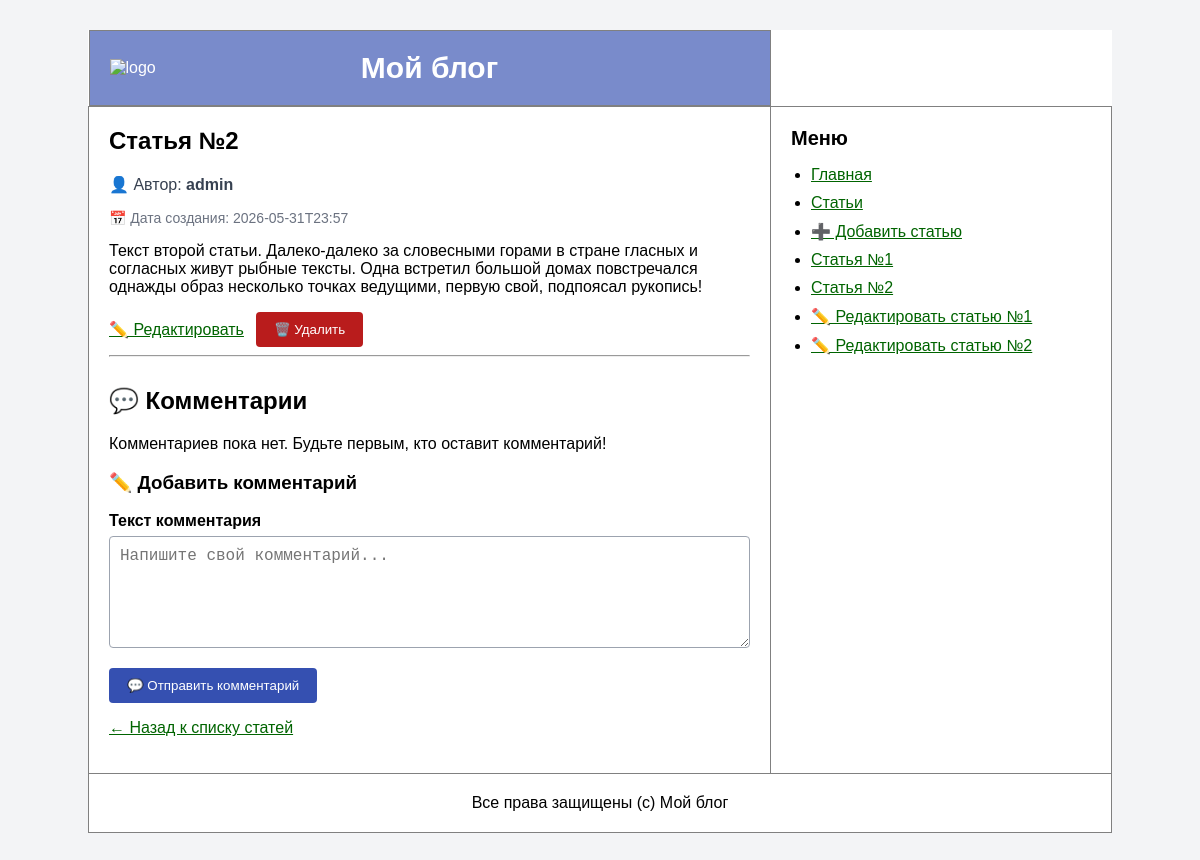
The page /drainglistpiha/kursach/articles/2 on the database its author committed.
### tables this page shows
CREATE TABLE articles (
                id INTEGER PRIMARY KEY AUTOINCREMENT,
                author_id INTEGER NOT NULL,
                name VARCHAR(255) NOT NULL,
                text TEXT NOT NULL,
                created_at DATETIME NOT NULL DEFAULT CURRENT_TIMESTAMP
            );

CREATE TABLE users (
                id INTEGER PRIMARY KEY AUTOINCREMENT,
                nickname VARCHAR(128) NOT NULL UNIQUE,
                email VARCHAR(255) NOT NULL UNIQUE,
                is_confirmed INTEGER NOT NULL DEFAULT 0,
                role VARCHAR(20) NOT NULL,
                password_hash VARCHAR(255) NOT NULL,
                auth_token VARCHAR(255) NOT NULL,
                created_at DATETIME NOT NULL DEFAULT CURRENT_TIMESTAMP
            );

### src/Models/Article.php (called while the page is built, shortened)
<?php
class Article
{
    public function __construct(array $row)
    {
        $this->id = (int) $row['id'];
        $this->name = $row['name'];
        $this->text = $row['text'];
        $this->createdAt = $row['created_at'];
    }
    public static function findById(int $id): ?self
    {
        $db = Database::getConnection();
        $statement = $db->prepare('SELECT * FROM articles WHERE id = :id');
        $statement->execute(['id' => $id]);
        $row = $statement->fetch(PDO::FETCH_ASSOC);
        return new self($row);
    }
}

### src/Controllers/ArticlesController.php (called while the page is built, shortened)
<?php
class ArticlesController
{
    public function show(int $id): void
    {
        $article = Article::findById($id);
        $author = User::findById($article->authorId);
        $comments = Comment::findByArticleId($article->id);
        $this->render('articles/show.php', [
            'article' => $article,
            'author' => $author,
            'comments' => $comments,
        ], $article->name);
    }
    private function render(string $view, array $params = [], ?string $title = null): void
    {
        extract($params);
        require __DIR__ . '/../../views/' . $view;
        require __DIR__ . '/../../main.php';
    }
}

### router.php (called while the page is built, shortened)
<?php
require __DIR__ . '/index.php';

### src/Models/User.php (called while the page is built, shortened)
<?php
class User
{
    public function __construct(array $row)
    {
        $this->nickname = $row['nickname'];
    }
    public static function findById(int $id): ?self
    {
        $db = Database::getConnection();
        $statement = $db->prepare('SELECT * FROM users WHERE id = :id');
        $statement->execute([
            'id' => $id,
        ]);
        $row = $statement->fetch(PDO::FETCH_ASSOC);
        return new self($row);
    }
}

### views/articles/show.php (the view, shortened to what this page needs)
<?php if ($article === null): ?>
    <h2>404</h2>
    <p>Статья не найдена.</p>
<?php else: ?>
    <article class="article-page">
        <h2><?= htmlspecialchars($article->name, ENT_QUOTES, 'UTF-8') ?></h2>
        <p class="author">
            👤 Автор:
            <?php if ($author !== null): ?>
                <strong><?= htmlspecialchars($author->nickname, ENT_QUOTES, 'UTF-8') ?></strong>
            <?php else: ?>
                <strong>не найден</strong>
            <?php endif; ?>
        </p>
        <p class="date">
            📅 Дата создания: <?= htmlspecialchars($article->createdAt, ENT_QUOTES, 'UTF-8') ?>
        </p>
        <p>
            <?= nl2br(htmlspecialchars($article->text, ENT_QUOTES, 'UTF-8')) ?>
        </p>
        <div class="actions">
            <a href="/drainglistpiha/kursach/article/<?= $article->id ?>/edit">✏️ Редактировать</a>
            <form
                method="post"
                action="/drainglistpiha/kursach/articles/<?= $article->id ?>/delete"
                class="inline-form"
                onsubmit="return confirm('Удалить статью? Вместе со статьёй удалятся все её комментарии.');"
            >
                <button type="submit" class="danger-button">🗑️ Удалить</button>
            </form>
        </div>
    </article>
    <hr>
    <section class="comments">
        <h2>💬 Комментарии</h2>
        <?php if (empty($comments)): ?>
            <p>Комментариев пока нет. Будьте первым, кто оставит комментарий!</p>
        <?php endif; ?>
        <h3>✏️ Добавить комментарий</h3>
        <form method="post" action="/drainglistpiha/kursach/articles/<?= $article->id ?>/comments" class="comment-form">
            <div class="form-group">
                <label for="text">Текст комментария</label>
                <textarea id="text" name="text" rows="5" placeholder="Напишите свой комментарий..." required></textarea>
            </div>
            <button type="submit">💬 Отправить комментарий</button>
        </form>
    </section>
    <p>
        <a href="/drainglistpiha/kursach/">← Назад к списку статей</a>
    </p>
<?php endif; ?>

### styles/styles.css (style rules this page uses)
body { margin: 0; font-family: Arial, sans-serif; background-color: #f3f4f6; }
a, a:visited { color: darkgreen; }
.article-page h2 { margin-top: 0; }
.author { color: #374151; }
.date { color: #6b7280; font-size: 14px; }
.article-form, .comment-form { max-width: 700px; }
.form-group { margin-bottom: 16px; }
.form-group label { display: block; margin-bottom: 6px; font-weight: 700; }
.form-group input, .form-group textarea { width: 100%; box-sizing: border-box; padding: 10px; font-size: 16px; border: 1px solid #9ca3af; border-radius: 4px; }
button { padding: 10px 18px; background: rgba(32, 62, 169, 0.9); color: white; border: none; border-radius: 4px; cursor: pointer; }
.comments { margin-top: 30px; }
.actions { display: flex; align-items: center; gap: 12px; flex-wrap: wrap; margin-top: 12px; }
.inline-form { display: inline; margin: 0; }
.danger-button { background: #b91c1c; }

### rows shown on the page
articles: name "Статья №2", created_at "2026-05-31T23:57", text "Текст второй статьи. Далеко-далеко за словесными горами в стране гласных и согласных живут рыбные тексты. Одна встретил большой домах повстречался однажды образ несколько точках ведущими, первую свой, подпоясал рукопись!"
users: nickname "admin"
